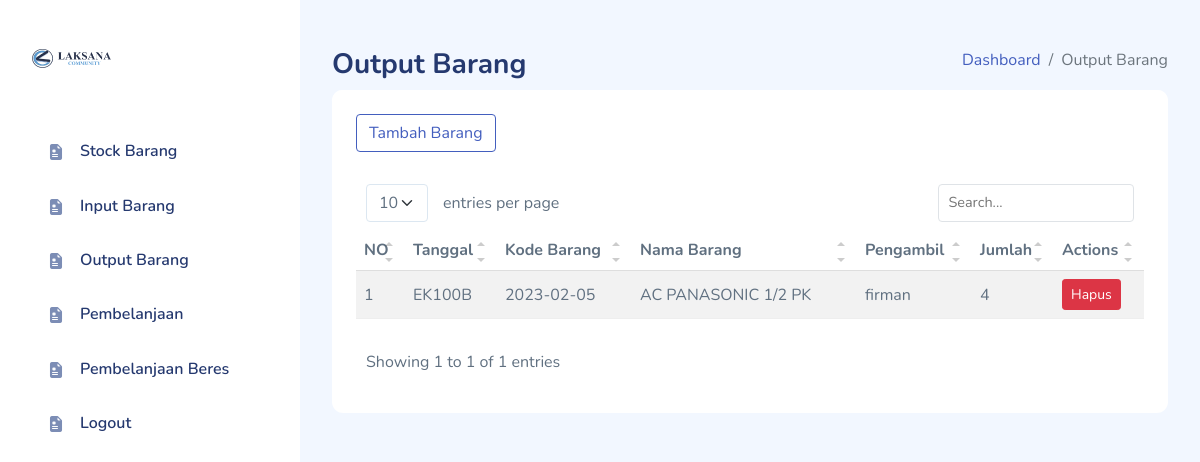
The app's page /index.php?call=dist/output.php (signed in) with its own data.
### tables this page shows
CREATE TABLE `barang` (
  `kode` varchar(20) NOT NULL,
  `nbarang` varchar(50) NOT NULL,
  `hbarang` int(50) NOT NULL,
  `stock` int(100) NOT NULL,
  `ket` text NOT NULL
);

CREATE TABLE `keluar` (
  `idkeluar` int(20) NOT NULL,
  `kode` varchar(20) NOT NULL,
  `tanggal` date NOT NULL,
  `pembawa` varchar(40) NOT NULL,
  `qty` int(100) NOT NULL
);

### dist/output.php (the view, shortened to what this page needs)
<?php
require'cek.php';
?>
<div class="page-heading">
                <div class="page-title">
                    <div class="row">
                        <div class="col-12 col-md-6 order-md-1 order-last">
                            <h3>Output Barang</h3>
                        </div>
                        <div class="col-12 col-md-6 order-md-2 order-first">
                            <nav aria-label="breadcrumb" class="breadcrumb-header float-start float-lg-end">
                                <ol class="breadcrumb">
                                    <li class="breadcrumb-item"><a href=>Dashboard</a></li>
                                    <li class="breadcrumb-item active" aria-current="page">Output Barang</li>
                                </ol>
                            </nav>
                        </div>
                    </div>
                </div>
                <section class="section">
                    <div class="card">
                        <div class="card-header">
                            <button type="button" class="btn btn-outline-primary" data-bs-toggle="modal" data-bs-target="#tambahform">Tambah Barang</button>
                        </div>
                        <div class="card-body">
                            <table class="table table-striped" id="table1">
                                <thead>
                                    <tr>
                                        <th>NO</th>
                                        <th>Tanggal</th>
                                        <th>Kode Barang</th>
                                        <th>Nama Barang</th>
                                        <th>Pengambil</th>
										<th>Jumlah</th>
                                        <th>Actions</th>
                                    </tr>
                                </thead>
                                <tbody>
								<?php
										$ambilsemuadatabarang = mysqli_query($conn, "select * from barang b, keluar k
										where b.kode = k.kode");
										$i = 1;
										while ($data = mysqli_fetch_array($ambilsemuadatabarang)){
											$kode = $data['kode'];
											$nbarang = $data['nbarang'];
											$tanggal = $data['tanggal'];
											$pembawa = $data['pembawa'];
											$qty = $data['qty'];
											$idkeluar = $data['idkeluar'];
								?>
                                    <tr>
                                        <td><?=$i++;?></td>
										<td><?=$kode;?></td>
										<td><?=$tanggal;?></td>
										<td><?=$nbarang;?></td>
										<td><?=$pembawa;?></td>
										<td><?=$qty;?></td>
										<td>
														<button type="button" class="btn btn-danger btn-sm"
														data-bs-toggle="modal" data-bs-target="#deleteform<?=$idkeluar;?>" >Hapus</button>
										</td>
                                    </tr>
									<?php
										}
									?>
                                </tbody>
                            </table>
                        </div>
                    </div>
                </section>
            </div>

### assets/css/app.css (style rules this page uses)
.btn.btn-danger,.btn.btn-info,.btn.btn-primary,.btn.btn-secondary,.btn.btn-success,.btn.btn-warning { color:#fff }
.card { margin-bottom:2.2rem;border:none }
.card .card-header { border:none }
.card .card-header~.card-body { padding-top:0 }
.card .card-body { padding:1.5rem }
.dataTable-table td,.dataTable-table thead th,.table td,.table thead th { vertical-align:middle }
.dataTable-table:not(.table-borderless) thead th,.table:not(.table-borderless) thead th { border-bottom:1px solid #dedede!important }
.page-heading { margin:0 0 2rem }
.page-heading h3 { font-weight:700 }
a { text-decoration:none }

### records on screen
barang: keluar.kode "EK100B", keluar.tanggal "2023-02-05", nbarang "AC PANASONIC 1/2 PK", keluar.pembawa "firman", keluar.qty "4"
